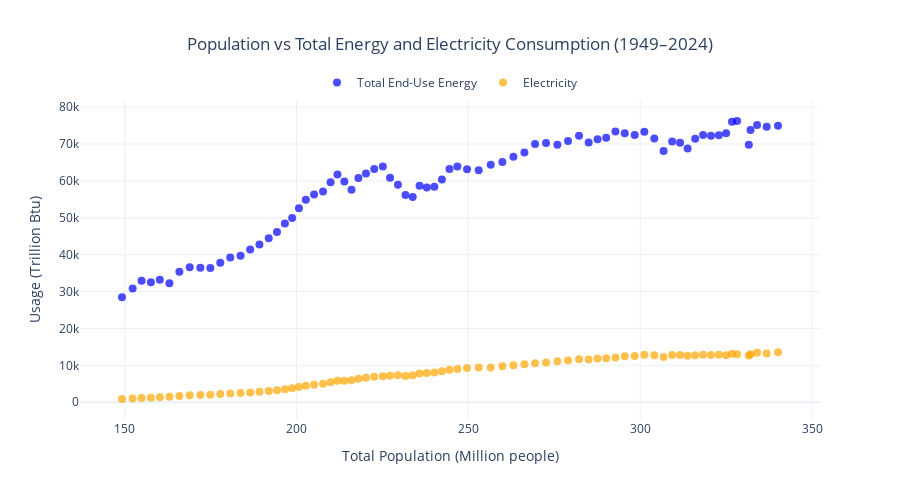

The notebook cell this image was saved under:
### Code cell
# Relationship between total energy consumption, electricity consumption, and population
# - End-use energy consumption (Trillion Btu)
# - Electricity consumption (end-use, Trillion Btu)
# - Total Resident Population (Million people)

fig = go.Figure()

# Scatter for Total End-Use Energy
fig.add_trace(go.Scatter(
    x=df1_energy["POP_US"],
    y=df1_energy["TotEnergy_2EndUse"],
    mode="markers",
    name="Total End-Use Energy",
    marker=dict(size=8, color="blue", opacity=0.7),
    text=df1_energy["Year"],
    hovertemplate="Year: %{text}<br>GDP: %{x}<br>Total Energy: %{y} Trillion Btu<extra></extra>"
))

# Scatter for Electricity End-Use
fig.add_trace(go.Scatter(
    x=df1_energy["POP_US"],
    y=df1_energy["TotElectricity_2Used"],
    mode="markers",
    name="Electricity",
    marker=dict(size=8, color="orange", opacity=0.7),
    text=df1_energy["Year"],
    hovertemplate="Year: %{text}<br>GDP: %{x}<br>Electricity: %{y} Trillion Btu<extra></extra>"
))

# Layout
fig.update_layout(
    title=dict(
        text="Population vs Total Energy and Electricity Consumption (1949–2024)",
        x=0.5, xanchor="center"
    ),
    xaxis_title="Total Population (Million people)",
    yaxis_title="Usage (Trillion Btu)",
    template="plotly_white",
    width=900,
    height=500,
    hovermode="closest",
    legend=dict(orientation="h", x=0.5, xanchor="center", y=1.1)
)

fig.show()
